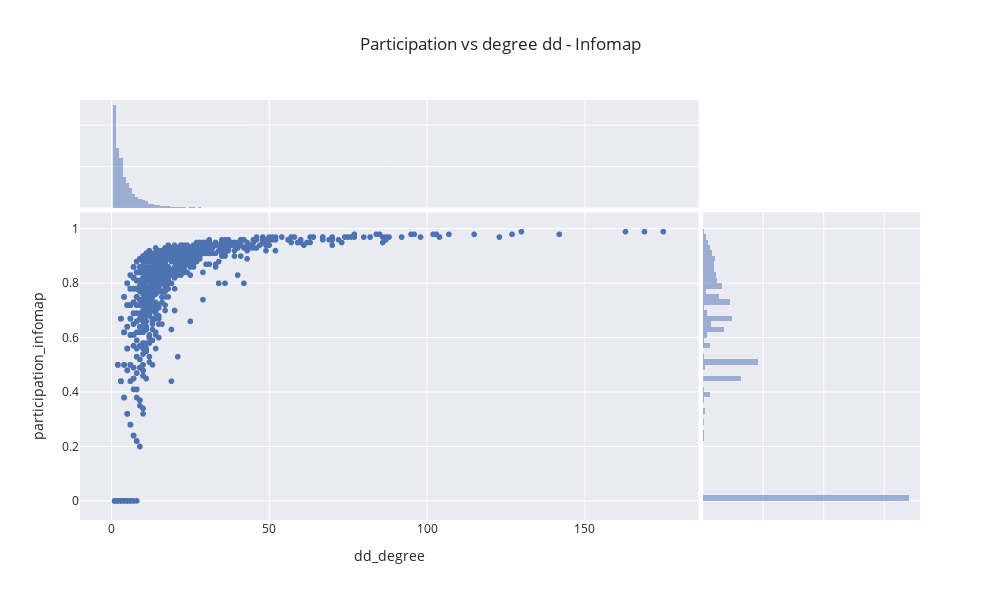

This figure's notebook cell:
### Code cell
fig = px.scatter(results, x="dd_degree", y="participation_infomap",text=results.index, width=1000, height=600, marginal_x="histogram",marginal_y="histogram", title="Participation vs degree dd - Infomap")
# fig.update_layout(xaxis_title="Participation Coefficient - P", yaxis_title="Within-module degree - Z")

fig.show()

### Figure 1 — Plotly figure (JSON) as saved in the notebook; plotly's stock layout.template omitted (floating-point values rounded to 4 significant figures; data arrays with more than 128 entries replaced by an {"elided": "..."} marker saying what was removed)
{"data": [{"hovertemplate": "dd_degree=%{x}<br>participation_infomap=%{y}<br>index=%{text}<extra></extra>", "legendgroup": "", "marker": {"color": "rgb(76,114,176)", "symbol": "circle"}, "mode": "markers+text", "name": "", "showlegend": false, "text": {"elided": "9122 int values"}, "type": "scattergl", "x": {"elided": "9122 int values"}, "xaxis": "x", "y": {"elided": "9122 float values"}, "yaxis": "y"}, {"alignmentgroup": "True", "bingroup": "x", "hovertemplate": "dd_degree=%{x}<br>count=%{y}<extra></extra>", "legendgroup": "", "marker": {"color": "rgb(76,114,176)"}, "name": "", "offsetgroup": "", "opacity": 0.5, "showlegend": false, "type": "histogram", "x": {"elided": "9122 int values"}, "xaxis": "x3", "yaxis": "y3"}, {"alignmentgroup": "True", "bingroup": "y", "hovertemplate": "participation_infomap=%{y}<br>count=%{x}<extra></extra>", "legendgroup": "", "marker": {"color": "rgb(76,114,176)"}, "name": "", "offsetgroup": "", "opacity": 0.5, "showlegend": false, "type": "histogram", "xaxis": "x2", "y": {"elided": "9122 float values"}, "yaxis": "y2"}], "layout": {"barmode": "overlay", "height": 600, "legend": {"tracegroupgap": 0}, "title": {"text": "Participation vs degree dd - Infomap"}, "width": 1000, "xaxis": {"anchor": "y", "domain": [0, 0.7363], "title": {"text": "dd_degree"}}, "xaxis2": {"anchor": "y2", "domain": [0.7413, 1], "matches": "x2", "showline": false, "showticklabels": false, "ticks": ""}, "xaxis3": {"anchor": "y3", "domain": [0, 0.7363], "matches": "x", "showticklabels": false}, "xaxis4": {"anchor": "y4", "domain": [0.7413, 1], "matches": "x2", "showline": false, "showticklabels": false, "ticks": ""}, "yaxis": {"anchor": "x", "domain": [0, 0.7326], "title": {"text": "participation_infomap"}}, "yaxis2": {"anchor": "x2", "domain": [0, 0.7326], "matches": "y", "showticklabels": false}, "yaxis3": {"anchor": "x3", "domain": [0.7426, 1], "matches": "y3", "showline": false, "showticklabels": false, "ticks": ""}, "yaxis4": {"anchor": "x4", "domain": [0.7426, 1], "matches": "y3", "showline": false, "showticklabels": false, "ticks": ""}}}
